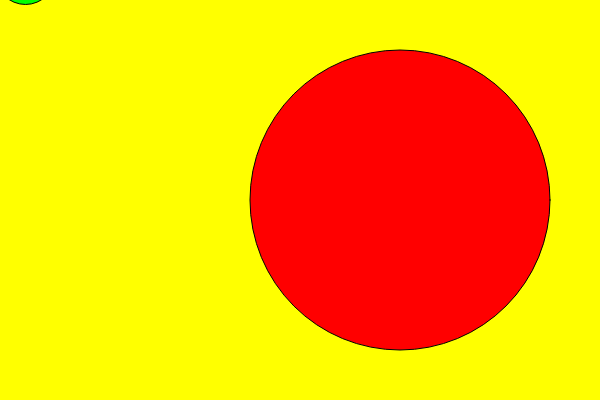
Frame 1 (no input)
Frame 60 (no input): identical to frame 1, image omitted
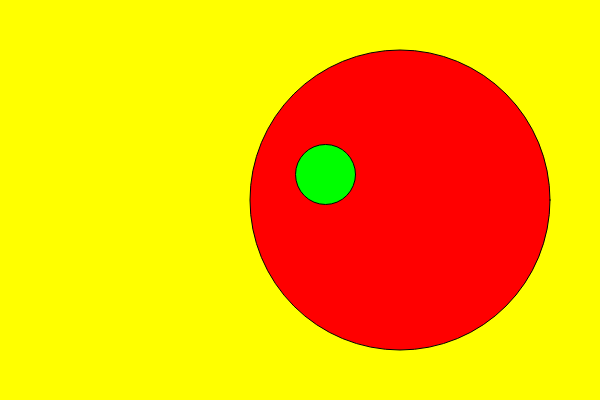
Frame 120 (the mouse pressed at the canvas centre since frame 60)

The p5.js sketch that drew these frames (run headless with seeded random() and noise() and a simulated clock; from frame 60 on, the mouse is pressed at the canvas centre):

// p5.js sketch
// ── sketch.js
var p;
function setup() {
	createCanvas(600, 400);
	p=createElement('p','your score will be here');
}
var c1;
var c2;

function draw() {
	background(255,255,0);
	fill(255,0,0);
	ellipse(400,200,300,300);
	fill(0,255,0);
	c1 = mouseX+30*0.8509035;
	c2 = mouseY-30*0.8509035;
	ellipse(c1,c2,60,60);

}

var best_score = 1000;
function mouseClicked(){
 var score = floor(dist(400,200,c1,c2)*100);
 if (score<best_score){best_score=score}
 p.html("Your score is " + score +" and Your BEST score is " + best_score);


}
